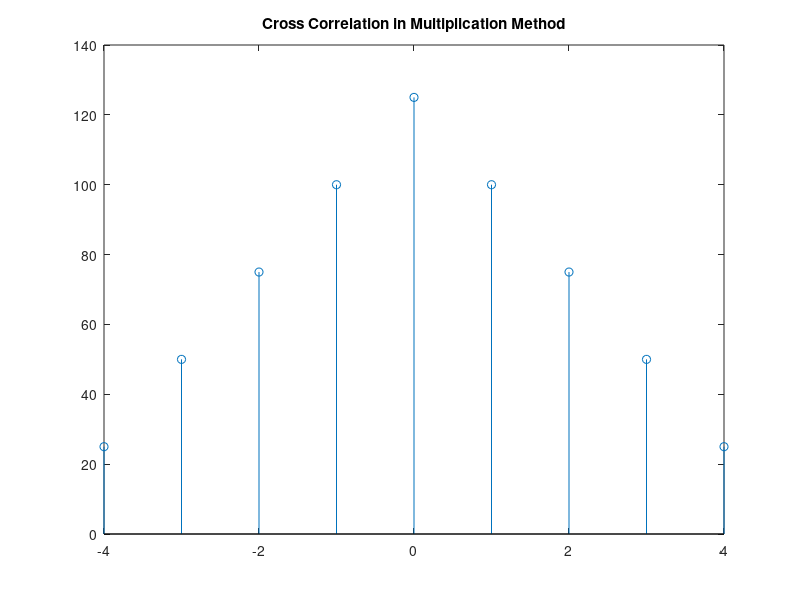

This figure's MATLAB source:
clc;
clear all;
close all;

m = input ('Input the length x(n) : ');
for i=1:1:m
    fprintf('Values of x(%d): ',i);
    x(i)=input('');
end
xzero = input ('Zero index of x(n) : ');

n = input ('Input the length of y(n) : ');
for i=1:1:n
    fprintf('Values of y(%d): ',i);
    y(i)=input('');
end
yzero = input ('Zero index of y(n) : ');

for i=1:1:n
    yy(i)=y(n-i+1);
end
yzero = n-yzero+1;

for i=1:1:n
    fprintf('%d ',yy(i));
end
fprintf('\n');


total = n+m-1;
start = -yzero -xzero+2;
stop = total + start - 1;
 
fprintf('Total values: %d\n',total);
fprintf('Start Index: %d\n',start);
fprintf('Stop Index: %d\n',stop);
   
for i=m+1:1:total
    x(i)=0;
end 
for i=n+1:1:total
    yy(i)=0;
end

for i=1:1:total
  fprintf('%d ',x(i));
end
fprintf('\n\n');
for i=1:1:total
    fprintf('%d ',yy(i));
end
fprintf('\n\n');
for i=1:1:total
    ans(i)=0;
end

shift = 0;

for i=m:-1:1
    ii = total - shift;
    for j=n:-1:1
        mul = x(i) * yy(j);
        ans(ii) = ans(ii)+mul;
        ii = ii-1;
    end
    shift = shift+1;
end

for i=1:1:total
    fprintf('%3d',ans(i));
end
fprintf('\n');
for i=start:1:stop
    if(i==0)
        fprintf('  ^');
    else 
        fprintf('   ');
    end
end
fprintf('\n\n');
figure;
j=start;
for i=1:1:total
    y(i) = j;
    j=j+1;
end
stem(y,ans);
title('Cross Correlation in Multiplication Method');
